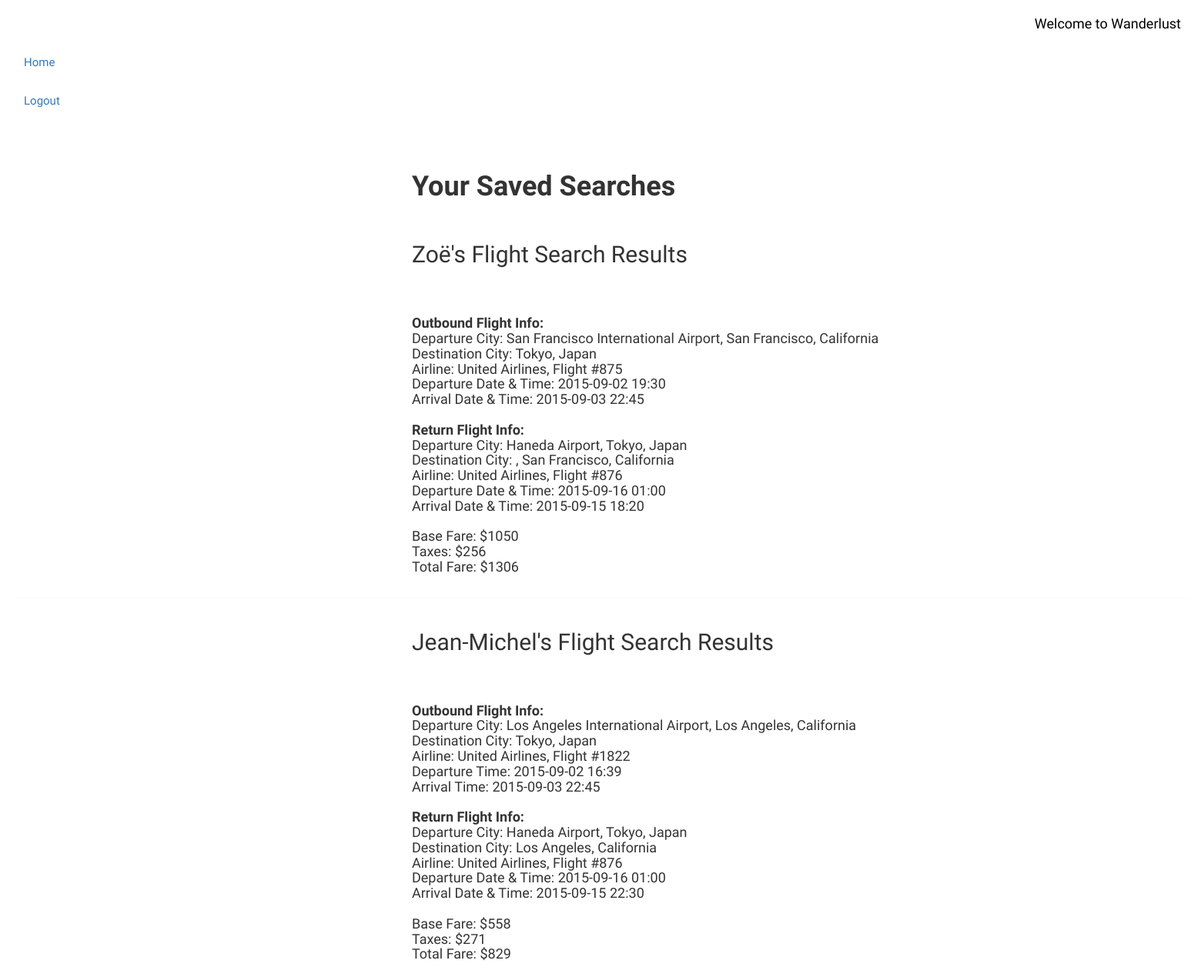
The page /saved_searches (signed in) on the database its author committed.
### model.py (models this page shows)
class Search(db.Model):
    __tablename__ = "searches"
    search_id = db.Column(db.Integer, autoincrement=True, primary_key=True, nullable=False)
    user_id = db.Column(db.Integer, db.ForeignKey('users.user_id'), nullable=True)
    traveler1_name = db.Column(db.String(150), nullable=True)
    traveler2_name = db.Column(db.String(150), nullable=True)
    traveler1_origin = db.Column(db.String(75), nullable=True)
    traveler2_origin = db.Column(db.String(75), nullable=True)
    traveler1_max_price = db.Column(db.Integer, nullable=True)
    traveler2_max_price = db.Column(db.Integer, nullable=True)
    departure_date = db.Column(db.String(75), nullable=True)
    return_date = db.Column(db.String(75), nullable=True)
    destination = db.Column(db.String(75), nullable=True)
    users = db.relationship('User', backref=db.backref('searches', order_by=search_id))

class Flight(db.Model):
    __tablename__ = "flights"
    flight_id = db.Column(db.Integer, autoincrement=True, primary_key=True, nullable=False)
    user_id = db.Column(db.Integer, db.ForeignKey('users.user_id'), nullable=True)
    outbound_city_origin = db.Column(db.String(75), nullable=False)
    outbound_city_final_destination = db.Column(db.String(75), nullable=False)
    outbound_airline_code = db.Column(db.String(75), nullable=False)
    outbound_airline_name = db.Column(db.String(75), nullable=False)
    outbound_flight_number = db.Column(db.Integer, nullable=False)
    outbound_datetime_departure = db.Column(db.String(75), nullable=False)
    outbound_datetime_arrival = db.Column(db.String(75), nullable=False)
    inbound_city_origin = db.Column(db.String(75), nullable=False)
    inbound_city_final_destination = db.Column(db.String(75), nullable=False)
    inbound_airline_code = db.Column(db.String(75), nullable=False)
    inbound_airline_name = db.Column(db.String(75), nullable=False)
    inbound_flight_number = db.Column(db.Integer, nullable=False)
    inbound_datetime_departure = db.Column(db.String(75), nullable=False)
    inbound_datetime_arrival = db.Column(db.String(75), nullable=False)
    outbound_destination_city_airport = db.Column(db.String(75), nullable=True)
    inbound_destination_city_airport = db.Column(db.String(75), nullable=True)
    outbound_city_airport = db.Column(db.String(75), nullable=True)
    inbound_city_airport = db.Column(db.String(75), nullable=True)
    base_fare = db.Column(db.Integer, nullable=False)
    taxes = db.Column(db.Integer, nullable=False)
    total_fare = db.Column(db.Integer, nullable=False)
    user = db.relationship('User', backref=db.backref('flights', order_by=user_id))

### server.py (the view)
@app.route('/saved_searches', methods=['GET'])
def view_saved_searches():
    user_id = session['user_id']
    saved_searches = SavedSearch.query.filter_by(user_id=user_id).all()
    for flight in saved_searches:
        print flight
        flight_list = []
        t1_flights = Flight.query.filter_by(flight_id=flight.t1_flight_id).all()
        t2_flights = Flight.query.filter_by(flight_id=flight.t2_flight_id).all()
        flight_list.append((t1_flights, t2_flights))
    for travelers in saved_searches:
        traveler_info = []
        traveler = Search.query.filter_by(search_id=travelers.search_id).all()
        traveler_info.append(traveler)
    return render_template("saved_searches.html", saved_searches=saved_searches, flight_list=flight_list, traveler_info=traveler_info)

### templates/saved_searches.html
{% extends 'base.html' %}
{% block content %}
<div class="container-fluid">
    <div>
        <ul class="list-unstyled">
            <li>
        {% for result in flight_list %}{% for item in traveler_info %}
                <div class="row">
                    <div class="col-md-12 col-md-offset-4">
                        <h1><b>Your Saved Searches</b></h1><br>
        <h2>{{item[0].traveler1_name}}'s Flight Search Results</h2><br><br>
        <h4><b>Outbound Flight Info:</b><br>
        Departure City: {{result[0][0].outbound_city_airport}}, {{result[0][0].outbound_city_origin}}<br>
        Destination City: {{result[0][0].outbound_city_final_destination}}<br>
        Airline: {{result[0][0].outbound_airline_name}}, Flight #{{result[0][0].outbound_flight_number}}<br>
        Departure Date & Time: {{result[0][0].outbound_datetime_departure}}<br>
        Arrival Date & Time: {{result[0][0].outbound_datetime_arrival}}<br><br>
        <b>Return Flight Info:</b><br>
        Departure City: {{result[0][0].inbound_city_airport}}, {{result[0][0].inbound_city_origin}}
        <br>Destination City: {{result[0][0].inbound_destination_city_airport}}, {{result[0][0].inbound_city_final_destination}}<br>
        Airline: {{result[0][0].inbound_airline_name}}, Flight #{{result[0][0].inbound_flight_number}}<br>
        Departure Date & Time: {{result[0][0].inbound_datetime_departure}}<br>
        Arrival Date & Time: {{result[0][0].inbound_datetime_arrival}}<br><br>
        Base Fare: ${{result[0][0].base_fare}}<br>
        Taxes: ${{result[0][0].taxes}}<br>
        Total Fare: ${{result[0][0].total_fare}}</h4>
                    </div>
                </div>
            </li>
        </ul>
    </div>
<hr>
    <div>
        <ul class="list-unstyled">
            <li>
                <div class="row">
                    <div class="col-md-12 col-md-offset-4">
        <h2>{{item[0].traveler2_name}}'s Flight Search Results</h2><br><br>
    <h4><b>Outbound Flight Info:</b><br>
    Departure City: {{result[1][0].outbound_city_airport}}, {{result[1][0].outbound_city_origin}}<br>
    Destination City: {{result[1][0].outbound_city_final_destination}}<br>
    Airline: {{result[1][0].outbound_airline_name}}, Flight #{{result[1][0].outbound_flight_number}}<br>
    Departure Time: {{result[1][0].outbound_datetime_departure}}<br>
    Arrival Time: {{result[1][0].outbound_datetime_arrival}}<br><br>
    <b>Return Flight Info:</b><br>
    Departure City: {{result[1][0].inbound_city_airport}}, {{result[1][0].inbound_city_origin}}<br>
    Destination City: {{result[1][0].inbound_city_final_destination}}<br>
    Airline: {{result[1][0].inbound_airline_name}}, Flight #{{result[1][0].inbound_flight_number}}<br>
    Departure Date & Time: {{result[1][0].inbound_datetime_departure}}<br>
    Arrival Date & Time: {{result[1][0].inbound_datetime_arrival}}<br><br>
    Base Fare: ${{result[1][0].base_fare}}<br>
    Taxes: ${{result[1][0].taxes}}<br>
    Total Fare: ${{result[1][0].total_fare}}</h4>
                    </div>
                </div>
            </li>
        </ul>
        {% endfor %}{% endfor %}
</div>
</div>
{% endblock %}

### templates/base.html (shortened to what this page needs)
<!DOCTYPE html>
<head>
<link rel="stylesheet" type="text/css" href="//cdn.jsdelivr.net/bootstrap/latest/css/bootstrap.css"/>
 <link rel="stylesheet" href="http://maxcdn.bootstrapcdn.com/bootstrap/3.3.4/css/bootstrap.css"/>
</head>
<body>
<div class="navbar navbar-custom navbar-fluid-top">
 <div class="navbar-header"><a class="navbar-brand" role="navigation " href="/">Welcome to Wanderlust</a>
    </div>
    <div class="navbar-collapse collapse">
      <ul class="nav navbar-nav">
        <li><a href="/">Home</a></li>
        {% if "user_id" in session %}
        <li><a href="/logout">Logout</a></li>
        {% else %}
        <li><a href="/login">Login</a></li>
        <li><a href="/register">Register</a></li>
        {% endif %}
        <li>&nbsp;</li>
      </ul>
</div>
</div>
    {% block content %}
    {% endblock %}
</body>
</html>

### templates/base.html (style rules this page uses)
body { font-family: 'Special Elite', serif; font-size: 15px; }

### rows shown on the page
Search: traveler1_name "Zoë", traveler2_name "Jean-Michel"
Flight: outbound_city_airport "San Francisco International Airport", outbound_city_origin "San Francisco, California", outbound_city_final_destination "Tokyo, Japan", outbound_airline_name "United Airlines", outbound_flight_number "875", outbound_datetime_departure "2015-09-02 19:30", outbound_datetime_arrival "2015-09-03 22:45", inbound_city_airport "Haneda Airport", inbound_city_origin "Tokyo, Japan", inbound_city_final_destination "San Francisco, California", inbound_airline_name "United Airlines", inbound_flight_number "876", inbound_datetime_departure "2015-09-16 01:00", inbound_datetime_arrival "2015-09-15 18:20", base_fare "1050", taxes "256", total_fare "1306"
Flight: outbound_city_airport "Los Angeles International Airport", outbound_city_origin "Los Angeles, California", outbound_city_final_destination "Tokyo, Japan", outbound_airline_name "United Airlines", outbound_flight_number "1822", outbound_datetime_departure "2015-09-02 16:39", outbound_datetime_arrival "2015-09-03 22:45", inbound_city_airport "Haneda Airport", inbound_city_origin "Tokyo, Japan", inbound_city_final_destination "Los Angeles, California", inbound_airline_name "United Airlines", inbound_flight_number "876", inbound_datetime_departure "2015-09-16 01:00", inbound_datetime_arrival "2015-09-15 22:30", base_fare "558", taxes "271", total_fare "829"
